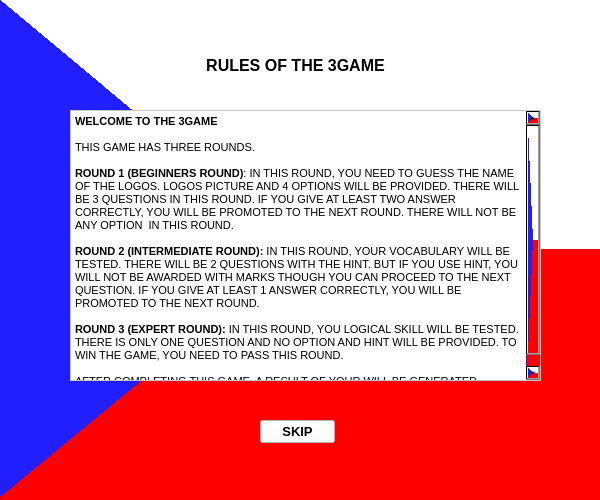
<?xml version="1.0" encoding="UTF-8"?>
<ui version="4.0">
 <class>win2rules</class>
 <widget class="QWidget" name="win2rules">
  <property name="geometry">
   <rect>
    <x>0</x>
    <y>0</y>
    <width>600</width>
    <height>500</height>
   </rect>
  </property>
  <property name="minimumSize">
   <size>
    <width>600</width>
    <height>500</height>
   </size>
  </property>
  <property name="maximumSize">
   <size>
    <width>600</width>
    <height>500</height>
   </size>
  </property>
  <property name="windowTitle">
   <string>Form</string>
  </property>
  <property name="styleSheet">
   <string notr="true">background-color: qconicalgradient(cx:0.5, cy:0.5, angle:0, stop:0 rgba(255, 255, 255, 255), stop:0.373979 rgba(255, 255, 255, 255), stop:0.373991 rgba(33, 30, 255, 255), stop:0.624018 rgba(33, 30, 255, 255), stop:0.624043 rgba(255, 0, 0, 255), stop:1 rgba(255, 0, 0, 255));</string>
  </property>
  <widget class="QTextBrowser" name="win2instruction">
   <property name="geometry">
    <rect>
     <x>70</x>
     <y>110</y>
     <width>471</width>
     <height>271</height>
    </rect>
   </property>
   <property name="styleSheet">
    <string notr="true">
background-color: rgb(255, 255, 255);</string>
   </property>
   <property name="html">
    <string>&lt;!DOCTYPE HTML PUBLIC &quot;-//W3C//DTD HTML 4.0//EN&quot; &quot;http://www.w3.org/TR/REC-html40/strict.dtd&quot;&gt;
&lt;html&gt;&lt;head&gt;&lt;meta name=&quot;qrichtext&quot; content=&quot;1&quot; /&gt;&lt;style type=&quot;text/css&quot;&gt;
p, li { white-space: pre-wrap; }
&lt;/style&gt;&lt;/head&gt;&lt;body style=&quot; font-family:'MS Shell Dlg 2'; font-size:8.25pt; font-weight:400; font-style:normal;&quot;&gt;
&lt;p style=&quot; margin-top:0px; margin-bottom:0px; margin-left:0px; margin-right:0px; -qt-block-indent:0; text-indent:0px;&quot;&gt;&lt;span style=&quot; font-size:8pt; font-weight:600;&quot;&gt;WELCOME TO THE 3GAME&lt;/span&gt;&lt;/p&gt;
&lt;p style=&quot;-qt-paragraph-type:empty; margin-top:0px; margin-bottom:0px; margin-left:0px; margin-right:0px; -qt-block-indent:0; text-indent:0px; font-size:8pt; font-weight:600;&quot;&gt;&lt;br /&gt;&lt;/p&gt;
&lt;p style=&quot; margin-top:0px; margin-bottom:0px; margin-left:0px; margin-right:0px; -qt-block-indent:0; text-indent:0px;&quot;&gt;&lt;span style=&quot; font-size:8pt;&quot;&gt;THIS GAME HAS THREE ROUNDS.&lt;/span&gt;&lt;/p&gt;
&lt;p style=&quot;-qt-paragraph-type:empty; margin-top:0px; margin-bottom:0px; margin-left:0px; margin-right:0px; -qt-block-indent:0; text-indent:0px; font-size:8pt;&quot;&gt;&lt;br /&gt;&lt;/p&gt;
&lt;p style=&quot; margin-top:0px; margin-bottom:0px; margin-left:0px; margin-right:0px; -qt-block-indent:0; text-indent:0px;&quot;&gt;&lt;span style=&quot; font-size:8pt; font-weight:600;&quot;&gt;ROUND 1 (BEGINNERS ROUND)&lt;/span&gt;&lt;span style=&quot; font-size:8pt;&quot;&gt;: IN THIS ROUND, YOU NEED TO GUESS THE NAME OF THE LOGOS. LOGOS PICTURE AND 4 OPTIONS WILL BE PROVIDED. THERE WILL BE 3 QUESTIONS IN THIS ROUND. IF YOU GIVE AT LEAST TWO ANSWER CORRECTLY, YOU WILL BE PROMOTED TO THE NEXT ROUND. THERE WILL NOT BE ANY OPTION  IN THIS ROUND.&lt;/span&gt;&lt;/p&gt;
&lt;p style=&quot;-qt-paragraph-type:empty; margin-top:0px; margin-bottom:0px; margin-left:0px; margin-right:0px; -qt-block-indent:0; text-indent:0px; font-size:8pt;&quot;&gt;&lt;br /&gt;&lt;/p&gt;
&lt;p style=&quot; margin-top:0px; margin-bottom:0px; margin-left:0px; margin-right:0px; -qt-block-indent:0; text-indent:0px;&quot;&gt;&lt;span style=&quot; font-size:8pt; font-weight:600;&quot;&gt;ROUND 2 (INTERMEDIATE ROUND):&lt;/span&gt;&lt;span style=&quot; font-size:8pt;&quot;&gt; IN THIS ROUND, YOUR VOCABULARY WILL BE TESTED. THERE WILL BE 2 QUESTIONS WITH THE HINT. BUT IF YOU USE HINT, YOU WILL NOT BE AWARDED WITH MARKS THOUGH YOU CAN PROCEED TO THE NEXT QUESTION. IF YOU GIVE AT LEAST 1 ANSWER CORRECTLY, YOU WILL BE PROMOTED TO THE NEXT ROUND.&lt;/span&gt;&lt;/p&gt;
&lt;p style=&quot;-qt-paragraph-type:empty; margin-top:0px; margin-bottom:0px; margin-left:0px; margin-right:0px; -qt-block-indent:0; text-indent:0px; font-size:8pt;&quot;&gt;&lt;br /&gt;&lt;/p&gt;
&lt;p style=&quot; margin-top:0px; margin-bottom:0px; margin-left:0px; margin-right:0px; -qt-block-indent:0; text-indent:0px;&quot;&gt;&lt;span style=&quot; font-size:8pt; font-weight:600;&quot;&gt;ROUND 3 (EXPERT ROUND):&lt;/span&gt;&lt;span style=&quot; font-size:8pt;&quot;&gt; IN THIS ROUND, YOU LOGICAL SKILL WILL BE TESTED. THERE IS ONLY ONE QUESTION AND NO OPTION AND HINT WILL BE PROVIDED. TO WIN THE GAME, YOU NEED TO PASS THIS ROUND.&lt;/span&gt;&lt;/p&gt;
&lt;p style=&quot;-qt-paragraph-type:empty; margin-top:0px; margin-bottom:0px; margin-left:0px; margin-right:0px; -qt-block-indent:0; text-indent:0px; font-size:8pt;&quot;&gt;&lt;br /&gt;&lt;/p&gt;
&lt;p style=&quot; margin-top:0px; margin-bottom:0px; margin-left:0px; margin-right:0px; -qt-block-indent:0; text-indent:0px;&quot;&gt;&lt;span style=&quot; font-size:8pt;&quot;&gt;AFTER COMPLETING THIS GAME, A RESULT OF YOUR WILL BE GENERATED.&lt;/span&gt;&lt;/p&gt;&lt;/body&gt;&lt;/html&gt;</string>
   </property>
  </widget>
  <widget class="QLabel" name="win2label">
   <property name="geometry">
    <rect>
     <x>170</x>
     <y>50</y>
     <width>251</width>
     <height>31</height>
    </rect>
   </property>
   <property name="styleSheet">
    <string notr="true">background-color: rgb(255, 255, 255);</string>
   </property>
   <property name="text">
    <string>&lt;html&gt;&lt;head/&gt;&lt;body&gt;&lt;p align=&quot;center&quot;&gt;&lt;span style=&quot; font-size:12pt; font-weight:600;&quot;&gt;RULES OF THE 3GAME&lt;/span&gt;&lt;/p&gt;&lt;/body&gt;&lt;/html&gt;</string>
   </property>
  </widget>
  <widget class="QPushButton" name="win2skipbutton">
   <property name="geometry">
    <rect>
     <x>260</x>
     <y>420</y>
     <width>75</width>
     <height>23</height>
    </rect>
   </property>
   <property name="font">
    <font>
     <pointsize>10</pointsize>
     <weight>75</weight>
     <bold>true</bold>
    </font>
   </property>
   <property name="styleSheet">
    <string notr="true">background-color: rgb(255, 255, 255);</string>
   </property>
   <property name="text">
    <string>SKIP</string>
   </property>
  </widget>
 </widget>
 <resources/>
 <connections/>
</ui>
